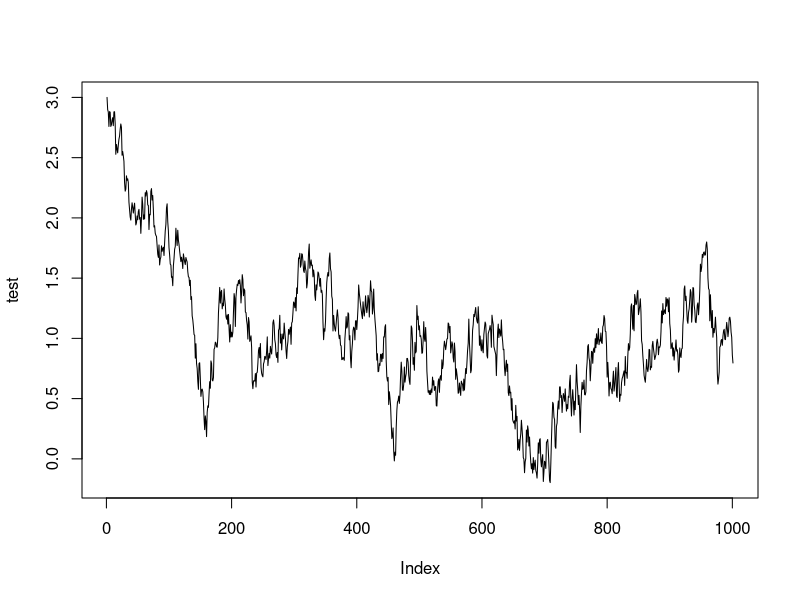

Recreate this plot in R.
#Exact simulation for an OU process
#Author: Berent Å. S. Lunde
#Date: 09.11.2015

OU<-function(dt,kappa,alpha,sigma,x0){
    #dX_t=kappa*(alpha-X_t)*dt + sigma*dW_t
    #X_t|X_0 \sim 
    #constants
    OU.e<-x0*exp(-kappa*dt)+alpha*(1-exp(-kappa*dt))
    OU.v<-sigma^2*(1-exp(-2*kappa*dt))/(2*kappa)
    X<-rnorm(1,mean=OU.e,sd=sqrt(OU.v)) # X = X_{t+dt}
    return(X)
}

OU_process <- function(T,N,kappa,alpha,sigma,x0,seed){
    set.seed(seed)
    x <- c(x0)
    dt<-T/N
    for (i in 2:(N+1)) {
        x[i]  <-  OU(dt,kappa,alpha,sigma,x[i-1])
    }
    return(x);
}
test<-OU_process(10,1000,2,1,1,3,1)
plot(test,type="l")
